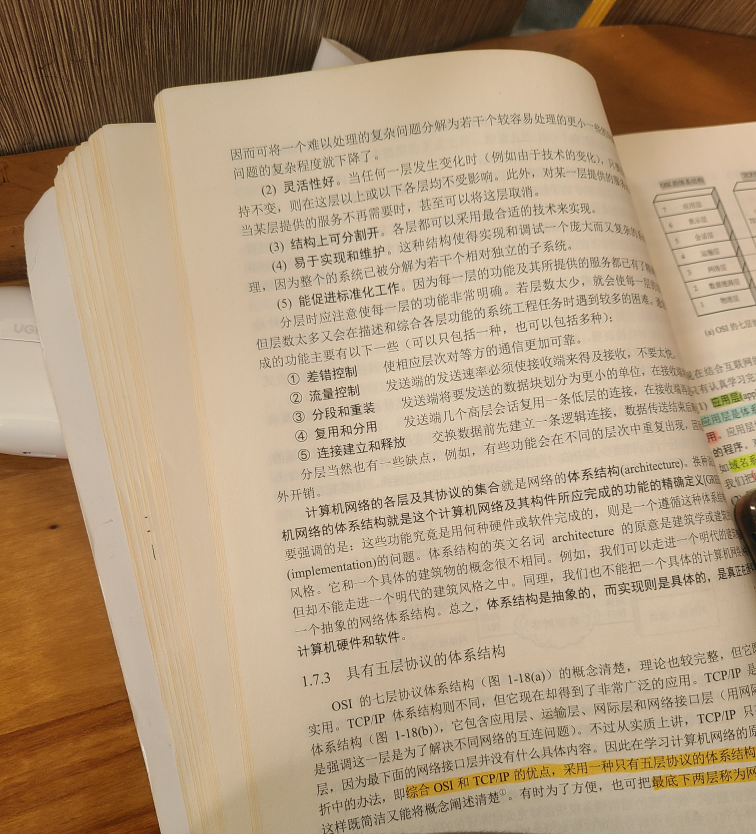
#> input picture img/book.jpg, 3024 x 3336 px (shown at 1/4 size)
$ python '13.仿射变换之透视变换.py'
#> lines starting #> are read from the running program, lines starting #| are printed output that depends on the picture
import cv2
import numpy as np

img = cv2.imread("../img/book.jpg")
#> img is the input picture: shape (3336, 3024, 3); mean B, G, R 125.5, 153.9, 177.6

src = np.float32([[700, 100], [2400, 200], [1100, 3000], [3000, 2920]])
dst = np.float32([[0, 0], [2400, 0], [0, 3000], [2400, 3000]])
h, w, ch = img.shape
#> h = 3336; w = 3024; ch = 3
# 获取变换矩阵
# 需要原来四个点坐标和对应变化后的坐标
M = cv2.getPerspectiveTransform(src, dst)
# 做透视变换
new_img = cv2.warpPerspective(img, M, (2400,3000))
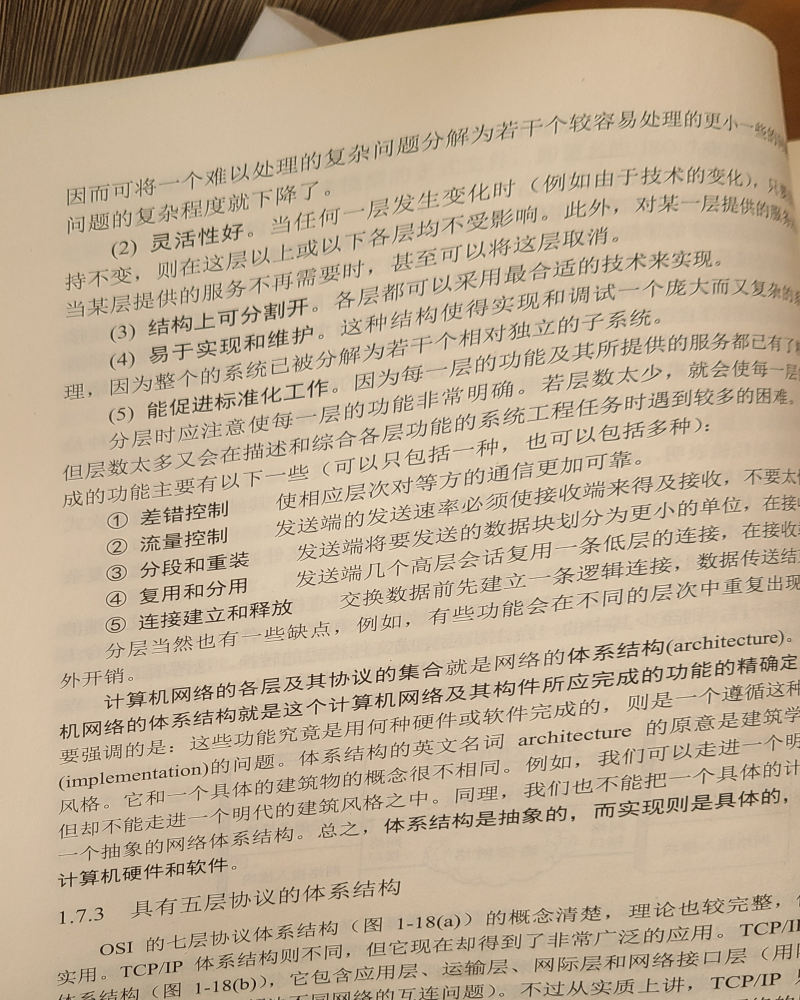
#> new_img: shape (3000, 2400, 3) (shown at 1/3 size); mean B, G, R 147.7, 172.5, 191.3
new_img=cv2.resize(new_img,(600,700))
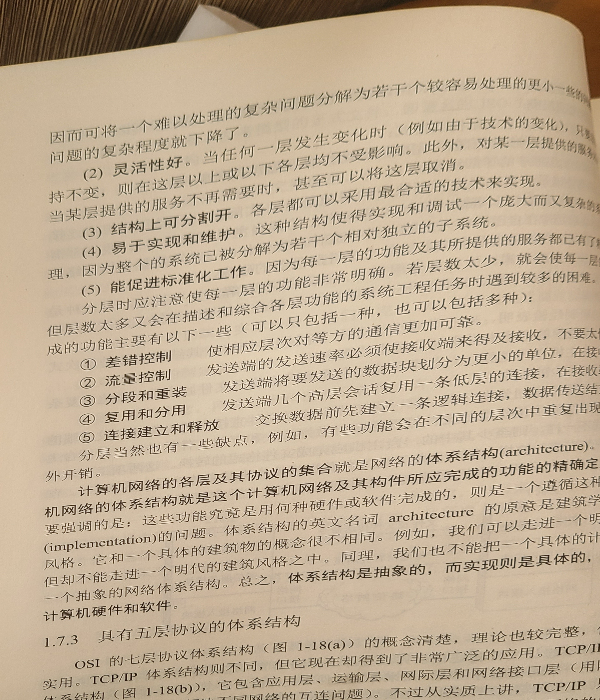
#> new_img: shape (700, 600, 3); mean B, G, R 147.6, 172.4, 191.2
cv2.imshow("new_img", new_img)
cv2.waitKey(0)
cv2.destroyAllWindows()

$ run again, with img/coin.jpg copied over img/book.jpg
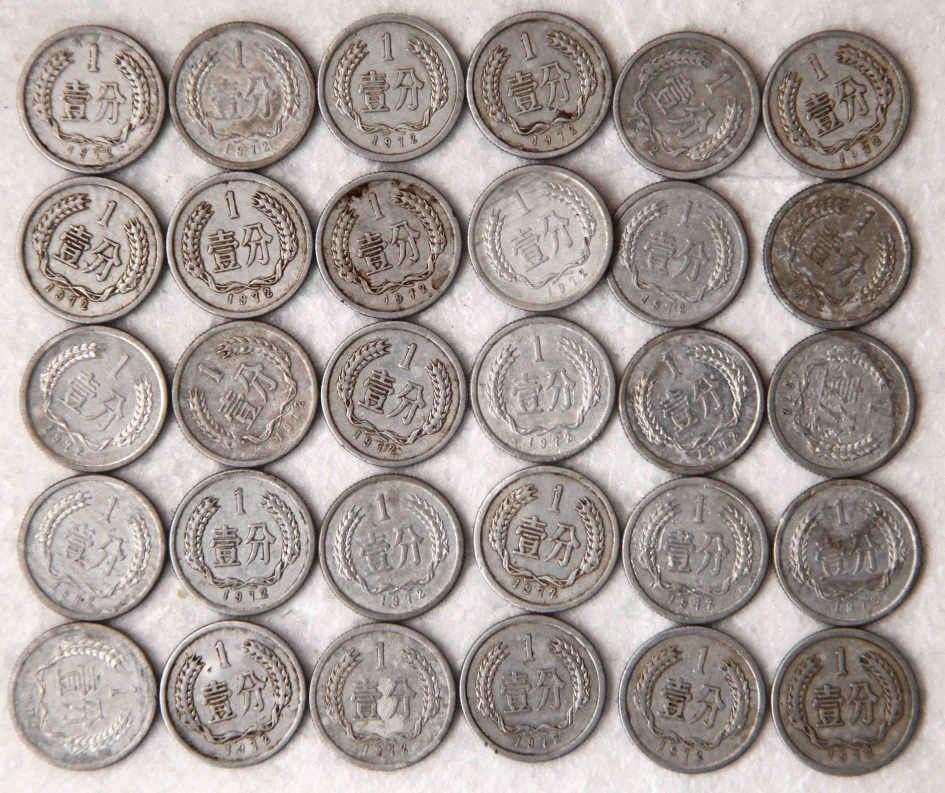
#> input picture img/coin.jpg, 2835 x 2379 px (shown at 1/3 size)
#> img is the input picture: shape (2379, 2835, 3); mean B, G, R 150.4, 155.2, 164.6
#> `new_img = cv2.warpPerspective(img, M, (2400,3000))`:
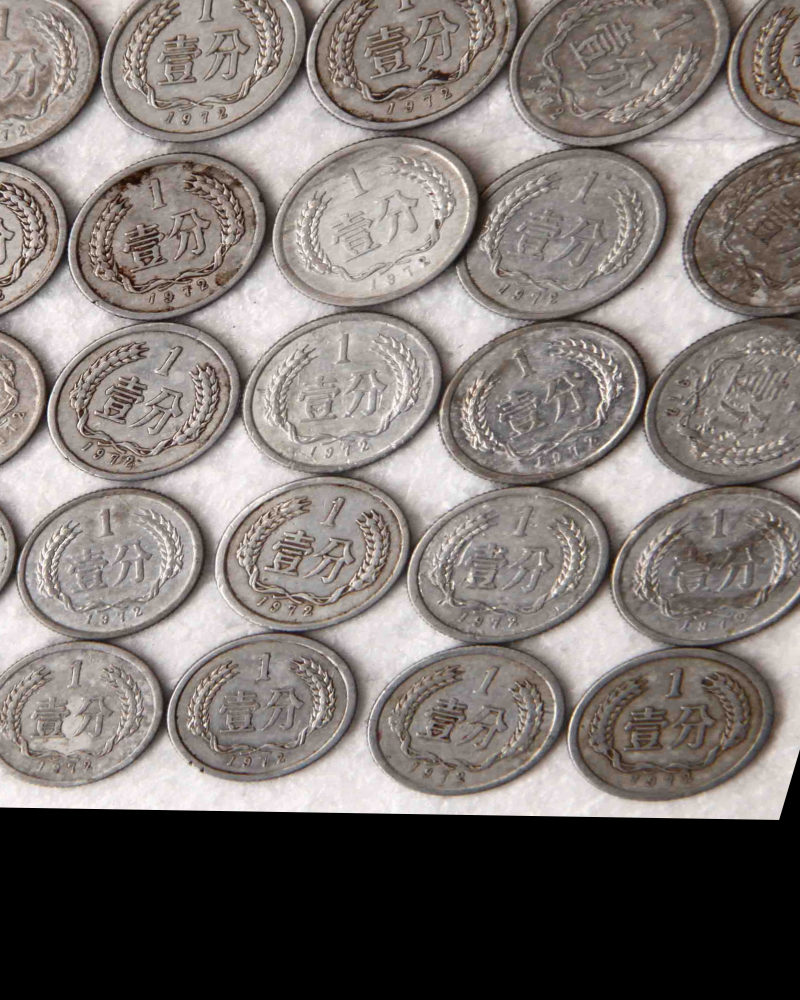
#> new_img: shape (3000, 2400, 3) (shown at 1/3 size); mean B, G, R 114, 117.6, 125.1
#> `new_img=cv2.resize(new_img,(600,700))`:
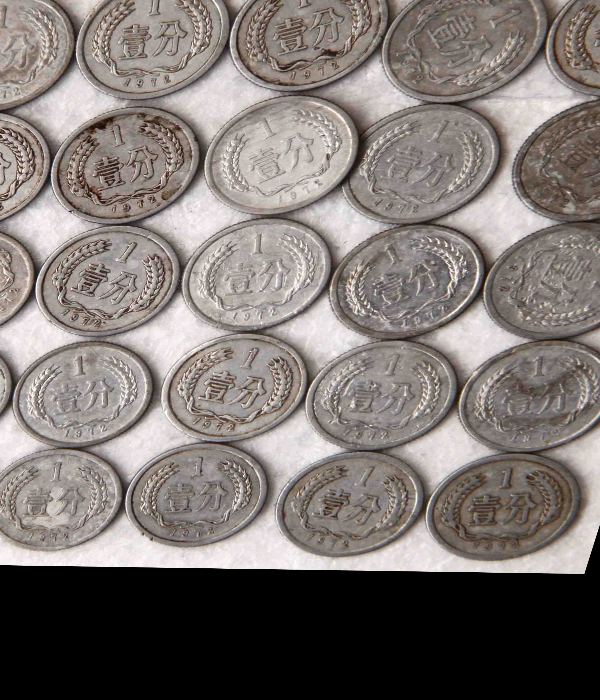
#> new_img: shape (700, 600, 3); mean B, G, R 113.9, 117.6, 125
